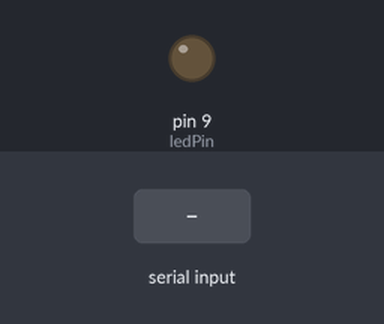
The sketch below on a simulated Arduino Uno, built with avr-gcc and run on an emulated ATmega328P. Shown: output pins drawn as LEDs (lit = HIGH). Inputs (shaded band) come from the test bench. Random numbers use the default seed unless the sketch sets one.

Above: at 1.2 s.
1.3 s: "1" received over Serial
At 1.61 s:
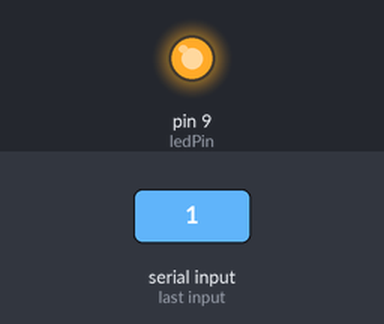
At 3.69 s:
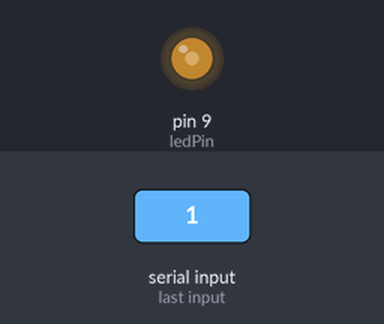
Timing chart, 0 to 10.3 s (numbered marks = the images above; inputs shaded):
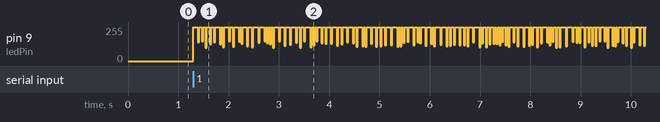

The sketch:

nano_led_serial_pwm.ino
```cpp
const int ledPin = 9;
bool ledState = false; // 처음엔 꺼진 상태

void setup() {
  pinMode(ledPin, OUTPUT);
  Serial.begin(9600);
  randomSeed(analogRead(A0));
  analogWrite(ledPin, 0);
}

void loop() {
  // 시리얼 신호가 들어오면 즉시 상태 변경
  if (Serial.available() > 0) {
    char input = Serial.read();
    if (input == '1') {
      ledState = true;
    } else if (input == '0') {
      ledState = false;
      analogWrite(ledPin, 0); // 즉시 끄기
    }
  }

  // ledState가 true일 때만 용접 효과(깜빡임) 실행
  if (ledState) {
    analogWrite(ledPin, 255);
    delay(random(20, 100)); // 켜져 있는 시간 랜덤

    int light_low = random(100, 150);
    analogWrite(ledPin, light_low);
    delay(30); // 살짝 어두워지는 시간
  }
}
```
